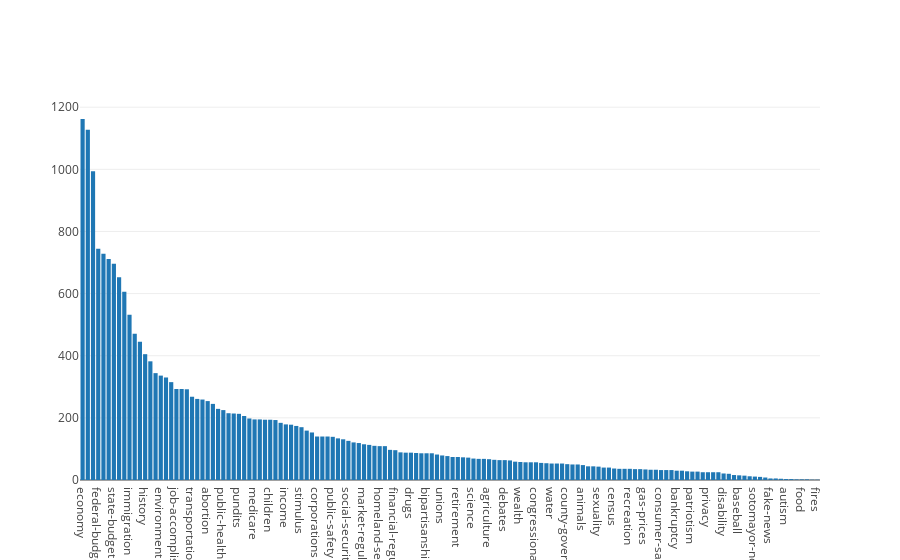

Write notebook code for a chart like this one.
### Code cell
sorted_subjects = subjects_counter.most_common(len(subjects_counter.keys()))

chart = [go.Bar(
            x = list(map(lambda x: x[0], sorted_subjects)),
            y = list(map(lambda x: x[1], sorted_subjects)),
        )]

iplot(chart)

### Figure 1 — Plotly figure (JSON) as saved in the notebook; plotly's stock layout.template omitted (floating-point values rounded to 4 significant figures; data arrays with more than 128 entries replaced by an {"elided": "..."} marker saying what was removed)
{"data": [{"type": "bar", "uid": "b09ee7e4-7328-4b80-afc3-9541005595bc", "x": {"elided": "142 str values"}, "y": {"elided": "142 int values"}}], "layout": {}}
